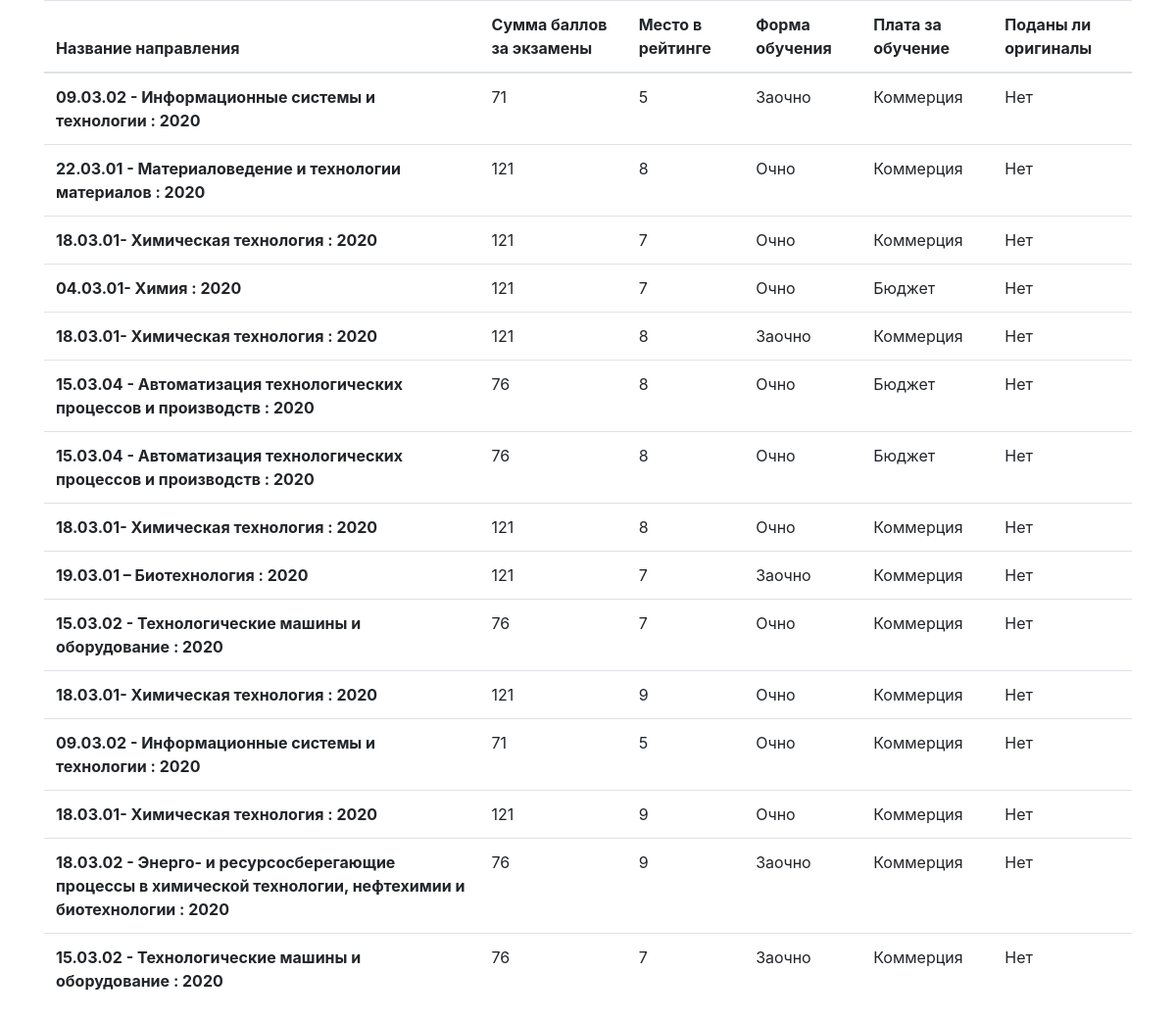
Screenshot of /profile (signed in) with the database file from the repository.
### main/models.py (models this page shows, shortened)
class AbiturStatement(models.Model):
    study_group = models.ForeignKey(StudyGroup, related_name='abitur_statements', on_delete=models.CASCADE)
    abitur = models.ForeignKey(Abitur, related_name='abitur_statements', on_delete=models.CASCADE)
    fulltime_learning = models.BooleanField(default=True)
    budget_learning = models.BooleanField(default=True)
    is_original_documents = models.BooleanField(default=False)

class StudyGroup(models.Model): # FIXME: class name
    study_direction = models.ForeignKey(StudyDirection, related_name='study_group', on_delete=models.CASCADE)  # FIXME: related_name
    year = models.IntegerField(default=datetime.now().year, verbose_name='Год набора')
    is_fulltime = models.BooleanField(default=True)
    is_budget = models.BooleanField(default=True)
    def __str__(self):
        return f'{self.study_direction.title} : {self.year}'
    def calculate_exam_point(self):
        res = []
        for abitur_statement in self.abitur_statements.all():
            abitur = abitur_statement.abitur
            abitur.required_exams_points = 0
            for required_exam in self.study_direction.required_exams.all():
                abitur.required_exams_points += abitur.exam_results.get(exam=required_exam).points
            res.append(abitur)
        return res

class StudyDirection(models.Model):
    title = models.CharField(max_length=128, verbose_name='Название направления подготовки')
    required_exams = models.ManyToManyField(Exam, related_name='study_directions')
    budget_fulltime = models.IntegerField(default=0, verbose_name='Кол-во бюджетных очных мест')
    budget_distance = models.IntegerField(default=0, verbose_name='Кол-во бюджетных заочных мест')
    commerce_fulltime = models.IntegerField(default=0, verbose_name='Кол-во платных очных мест')
    commerce_distance = models.IntegerField(default=0, verbose_name='Кол-во платных заочных мест')

### main/views.py (the view)
# urls.py: path('profile', ProfileView.as_view(), name='profile'),
class ProfileView(View):
    template = 'main/profile.html'
    def get(self, request):
        user = request.user
        abitur = Abitur.objects.get(pk=user.pk)
        data = AbiturStatement.objects.filter(abitur=abitur)
        context = {
            'data': data
        }
        for i in range(len(data)):
            data[i].place_on_rating = 0
        for k in range(len(data)):
            abiturs = data[k].study_group.calculate_exam_point()
            n = 1
            while n < len(abiturs):
                for i in range(len(abiturs) - n):
                    if abiturs[i].required_exams_points < abiturs[i + 1].required_exams_points:
                        abiturs[i], abiturs[i + 1] = abiturs[i + 1], abiturs[i]
                n += 1
            for j in range(len(abiturs)):
                if abiturs[j] == abitur:
                    print(f'\n\n\n{len(data)}, {k}')
                    data[k].place_on_rating = j + 1
                    data[k].exams_points = abiturs[j].required_exams_points
        return render(request, self.template, context=context)

### main/templates/main/profile.html
{% extends 'main/base_main.html' %}
{% block content %}
<table class="table">
  <thead>
    <tr>
      <th scope="col">Название направления</th>
      <th scope="col">Сумма баллов за экзамены</th>
      <th scope="col">Место в рейтинге</th>
      <th scope="col">Форма обучения</th>
      <th scope="col">Плата за обучение</th>
      <th scope="col">Поданы ли оригиналы</th>
    </tr>
  </thead>
  <tbody>
  {% for datum in data %}
    <tr>
      <th scope="row">{{ datum.study_group }}</th>
      <td>{{ datum.exams_points }}</td>
      <td>{{ datum.place_on_rating }}</td>
      {% if datum.fulltime_learning %}
        <td>Очно</td>
      {% else %}
        <td>Заочно</td>
      {% endif %}
      {% if datum.budget_learning %}
      <td>Бюджет</td>
      {% else %}
      <td>Коммерция</td>
      {% endif %}
      {% if datum.is_original_documents %}
        <td>Да</td>
      {% else %}
        <td>Нет</td>
      {% endif %}
    </tr>
  {% endfor %}
  </tbody>
</table>
{% endblock %}

### rows the page displays
AbiturStatement: study_group "09.03.02 - Информационные системы и технологии : 2020", exams_points "71", place_on_rating "5", fulltime_learning "Заочно", budget_learning "Коммерция", is_original_documents "Нет"
AbiturStatement: study_group "22.03.01 - Материаловедение и технологии материалов : 2020", exams_points "121", place_on_rating "8", fulltime_learning "Очно", budget_learning "Коммерция", is_original_documents "Нет"
AbiturStatement: study_group "18.03.01- Химическая технология : 2020", exams_points "121", place_on_rating "7", fulltime_learning "Очно", budget_learning "Коммерция", is_original_documents "Нет"
AbiturStatement: study_group "04.03.01- Химия : 2020", exams_points "121", place_on_rating "7", fulltime_learning "Очно", budget_learning "Бюджет", is_original_documents "Нет"
AbiturStatement: study_group "18.03.01- Химическая технология : 2020", exams_points "121", place_on_rating "8", fulltime_learning "Заочно", budget_learning "Коммерция", is_original_documents "Нет"
AbiturStatement: study_group "15.03.04 - Автоматизация технологических процессов и производств : 2020", exams_points "76", place_on_rating "8", fulltime_learning "Очно", budget_learning "Бюджет", is_original_documents "Нет"
AbiturStatement: study_group "15.03.04 - Автоматизация технологических процессов и производств : 2020", exams_points "76", place_on_rating "8", fulltime_learning "Очно", budget_learning "Бюджет", is_original_documents "Нет"
AbiturStatement: study_group "18.03.01- Химическая технология : 2020", exams_points "121", place_on_rating "8", fulltime_learning "Очно", budget_learning "Коммерция", is_original_documents "Нет"
AbiturStatement: study_group "19.03.01 – Биотехнология : 2020", exams_points "121", place_on_rating "7", fulltime_learning "Заочно", budget_learning "Коммерция", is_original_documents "Нет"
AbiturStatement: study_group "15.03.02 - Технологические машины и оборудование : 2020", exams_points "76", place_on_rating "7", fulltime_learning "Очно", budget_learning "Коммерция", is_original_documents "Нет"
AbiturStatement: study_group "18.03.01- Химическая технология : 2020", exams_points "121", place_on_rating "9", fulltime_learning "Очно", budget_learning "Коммерция", is_original_documents "Нет"
AbiturStatement: study_group "09.03.02 - Информационные системы и технологии : 2020", exams_points "71", place_on_rating "5", fulltime_learning "Очно", budget_learning "Коммерция", is_original_documents "Нет"
AbiturStatement: study_group "18.03.01- Химическая технология : 2020", exams_points "121", place_on_rating "9", fulltime_learning "Очно", budget_learning "Коммерция", is_original_documents "Нет"
AbiturStatement: study_group "18.03.02 - Энерго- и ресурсосберегающие процессы в химической технологии, нефтехимии и биотехнологии : 2020", exams_points "76", place_on_rating "9", fulltime_learning "Заочно", budget_learning "Коммерция", is_original_documents "Нет"
AbiturStatement: study_group "15.03.02 - Технологические машины и оборудование : 2020", exams_points "76", place_on_rating "7", fulltime_learning "Заочно", budget_learning "Коммерция", is_original_documents "Нет"
